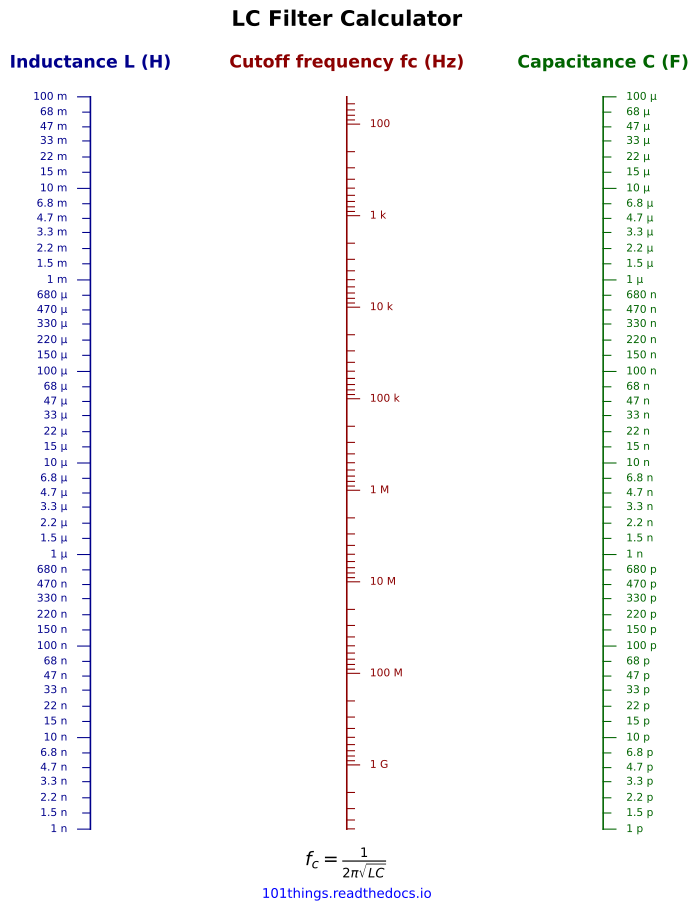

Reproduce this figure in Python.
import numpy as np
import matplotlib.pyplot as plt
from matplotlib.ticker import LogLocator, NullFormatter

def func(r, c):
    return 1/(2*np.pi*np.sqrt(r*c))

# Scale ranges
L_min, L_max = 1e-9, 100e-3 # Henrys
C_min, C_max = 1e-12, 1e-4 # Farads
f_min, f_max = func(L_max, C_max), func(L_min, C_min)  # Hz

# Logarithmic ranges in decades
l0 = np.log10(L_min)
l1 = np.log10(L_max)

c0 = np.log10(C_min)
c1 = np.log10(C_max)

f0 = np.log10(f_min)
f1 = np.log10(f_max)

# A straight line is represented by interpolation between
# the outer scales.

def L_to_y(R):
    return (np.log10(R) - l0) / (l1 - l0)

def C_to_y(C):
    return (np.log10(C) - c0) / (c1 - c0)

def F_to_y(f):
    return 1 - (np.log10(f) - f0) / (f1 - f0)


# Nomogram geometry
#plot a line between R and C and find point where it intersects the correct answer
#y = mx+c
m=1
c=0
y=F_to_y(func(L_min, C_max))
x=(y-c)/m

x_L = 0
x_F = x
x_C = 1


# ------------------------------------------------------------
# Plot
# ------------------------------------------------------------

fig, ax = plt.subplots(figsize=(8.27, 11.69))  # A4 portrait

ax.set_xlim(-0.1, 1.1)
ax.set_ylim(-0.1, 1.08)
ax.axis("off")

# ------------------------------------------------------------
# Draw scales
# ------------------------------------------------------------

def draw_scale(x, colour, label, right, transform, major_values, minor_values, minor_labels=True):

    # Main scale line
    ax.plot(
        [x, x],
        [0, 1],
        linewidth=1.2,
        color=colour
    )

    # Label
    ax.text(
        x,
        1 + 0.035,
        label,
        ha="center",
        va="bottom",
        fontsize=13,
        fontweight="bold",
        color=colour
    )

    for value in major_values:
        y = transform(value)

        # Tick
        ax.plot(
            [x - 0.025 if right else x + 0.025, x],
            [y, y],
            linewidth=0.8,
            color=colour
        )

        # Label
        ax.text(
            x - 0.045 if right else x + 0.045,
            y,
            format_value(value),
            ha="right" if right else "left",
            va="center",
            fontsize=8,
            color=colour
        )

    for value in minor_values:
        y = transform(value)

        # Tick
        ax.plot(
            [x - 0.015 if right else x + 0.015, x],
            [y, y],
            linewidth=0.8,
            color=colour
        )

        if minor_labels:

            # Label
            ax.text(
                x - 0.045 if right else x + 0.045,
                y,
                format_value(value),
                ha="right" if right else "left",
                va="center",
                fontsize=8,
                color=colour
            )


def format_value(value):

    if value >= 1e9:
        return f"{value/1e9:g} G"
    elif value >= 1e6:
        return f"{value/1e6:g} M"
    elif value >= 1e3:
        return f"{value/1e3:g} k"
    elif value >= 1:
        return f"{value:g}"
    elif value >= 1e-3:
        return f"{value*1e3:g} m"
    elif value >= 1e-6:
        return f"{value*1e6:g} µ"
    elif value >= 1e-9:
        return f"{value*1e9:g} n"
    elif value >= 1e-12:
        return f"{value*1e12:g} p"
    else:
        return f"{value:g}"


# ------------------------------------------------------------
# Major ticks
# ------------------------------------------------------------

decades = np.arange(-12, 12)
decades = np.power(10.0*np.ones_like(decades), decades)
e6 = np.concatenate([decades*1.5, decades*2.2, decades*3.3, decades*4.7, decades*6.8])
minor = np.concatenate([decades*2, decades*3, decades*4, decades*5, decades*6, decades*7, decades*8, decades*9])

L_ticks = [i for i in decades if i <= L_max and i >= L_min]
C_ticks = [i for i in decades if i <= C_max and i >= C_min]
F_ticks = [i for i in decades if i <= f_max and i >= f_min]
L_minor_ticks = [i for i in e6 if i <= L_max and i >= L_min]
C_minor_ticks = [i for i in e6 if i <= C_max and i >= C_min]
F_minor_ticks = [i for i in minor if i <= f_max and i >= f_min]

draw_scale(x_L, "darkblue", "Inductance L (H)",         True, L_to_y, L_ticks, L_minor_ticks)
draw_scale(x_F, "darkred",  "Cutoff frequency fc (Hz)", False, F_to_y, F_ticks, F_minor_ticks, False)
draw_scale(x_C, "darkgreen","Capacitance C (F)",        False,  C_to_y, C_ticks, C_minor_ticks)


# ------------------------------------------------------------
# Formula
# ------------------------------------------------------------

ax.text(
    0.5,
    -0.025,
    r"$f_c = \frac{1}{2\pi \sqrt{LC}}$",
    ha="center",
    va="top",
    fontsize=14
)

ax.text(
    0.5,
    -0.08,
    "101things.readthedocs.io",
    ha="center",
    va="top",
    fontsize=10,
    color = "blue"
)

ax.set_title(
    "LC Filter Calculator",
    ha="center",
    va="bottom",
    fontsize=16,
    fontweight="bold"
)

# ------------------------------------------------------------
# Output
# ------------------------------------------------------------

plt.savefig(
    "lc_filter_nomogram.pdf",
    bbox_inches="tight"
)

plt.show()
